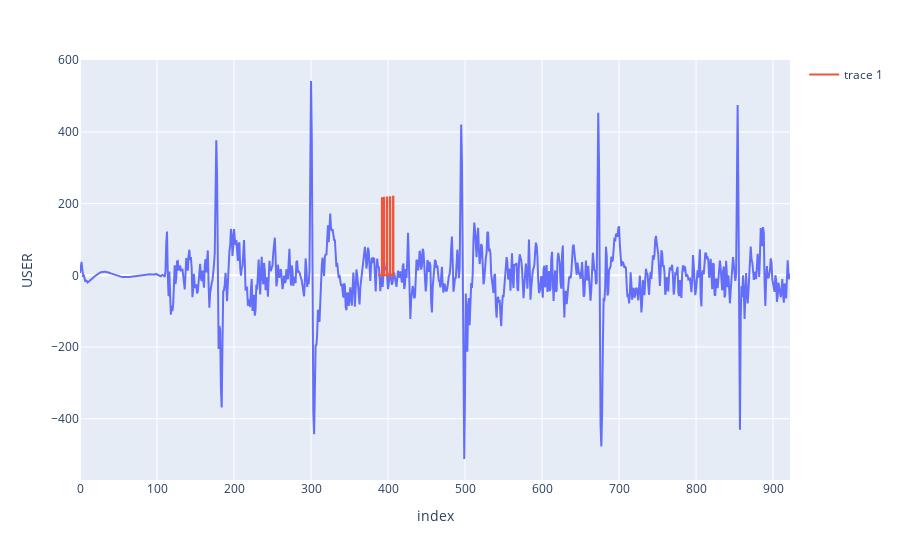

This figure's notebook cell:
### Code cell
plot_time_series_eeg_filtered(df_plot, df)

### Figure 1 — Plotly figure (JSON) as saved in the notebook; plotly's stock layout.template omitted (floating-point values rounded to 4 significant figures; data arrays with more than 128 entries replaced by an {"elided": "..."} marker saying what was removed)
{"data": [{"hovertemplate": "index=%{x}<br>USER=%{y}<extra></extra>", "legendgroup": "", "line": {"color": "#636efa", "dash": "solid"}, "marker": {"symbol": "circle"}, "mode": "lines", "name": "", "orientation": "v", "showlegend": false, "type": "scatter", "x": {"elided": "923 int values"}, "xaxis": "x", "y": {"elided": "923 float values"}, "yaxis": "y"}, {"mode": "lines", "type": "scatter", "x": {"elided": "1229 float values"}, "y": {"elided": "1229 str values"}}], "layout": {"legend": {"tracegroupgap": 0}, "margin": {"t": 60}, "xaxis": {"anchor": "y", "domain": [0, 1], "title": {"text": "index"}}, "yaxis": {"anchor": "x", "domain": [0, 1], "title": {"text": "USER"}}}}
